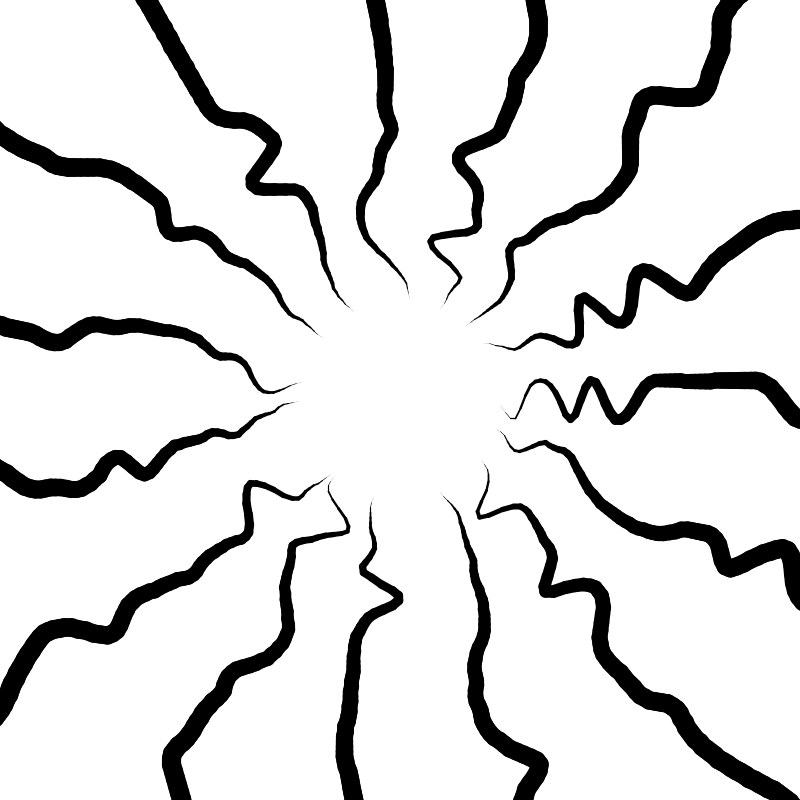
Frame 1 (no input)
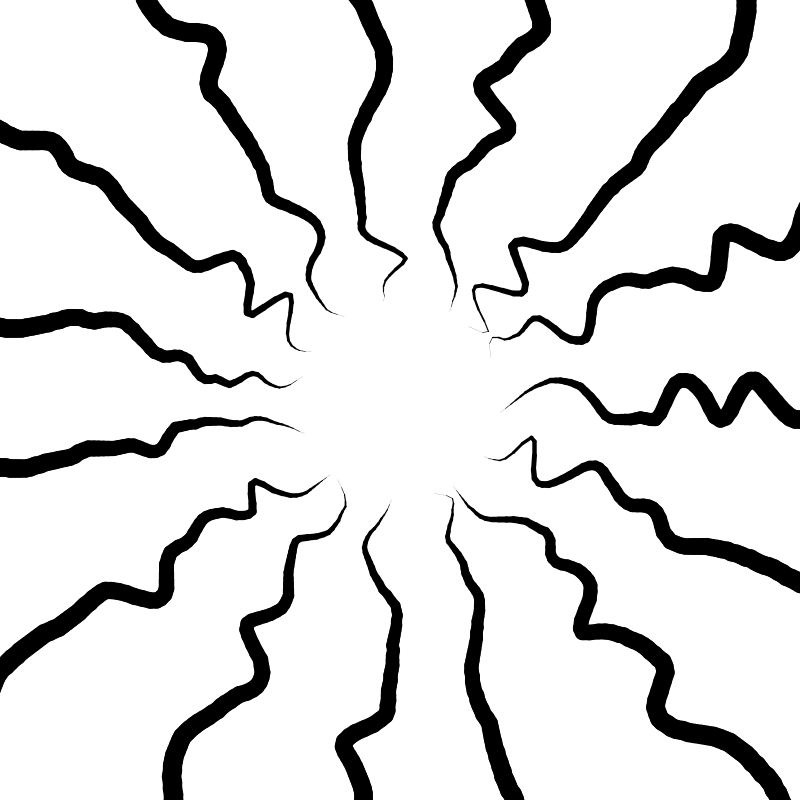
Frame 60 (the mouse pressed at the canvas centre just before this capture)
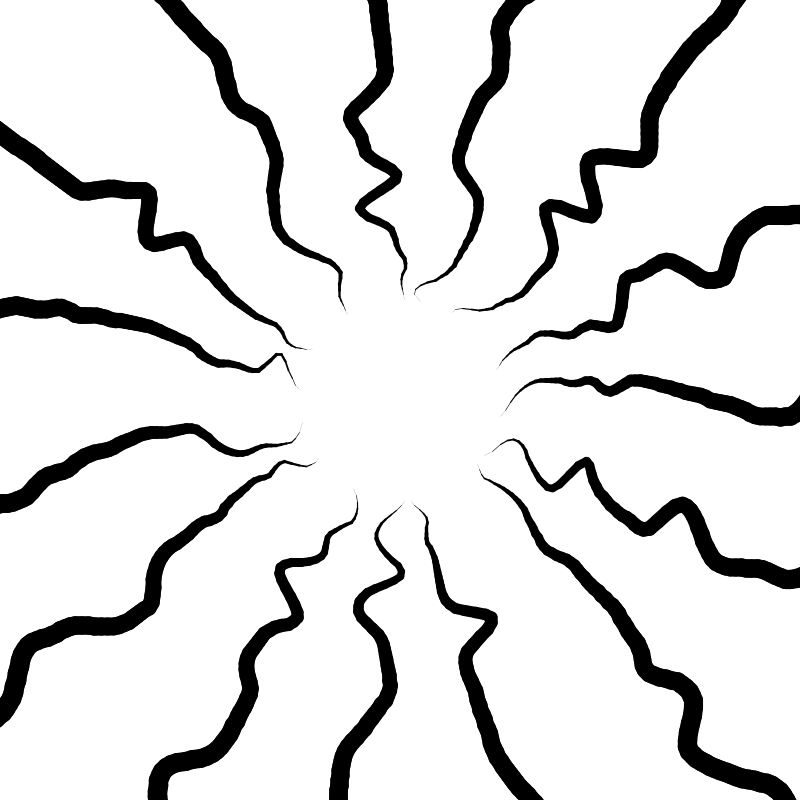
Frame 120 (the mouse held since frame 60 and released just before this capture)

The Processing sketch that drew these frames (run headless with seeded random() and noise(); from frame 60 on, the mouse is pressed at the canvas centre):

// Processing sketch: CircleNoise
// ── CircleNoise.pde

float details = 0.01;
int number = 15;
float frame = 0;
float radius_max = 100;
float radius_min = 600;
float width_an = 30;
float height_an = 0;

void setup () {
  size(800, 800);
  stroke(0);
}

void draw () {
  background(255);
  
  for (int ele = 0; ele < number; ele +=1) {
    float angle = radians(360*ele/number);
    
    float old_x = 400+ radius_min*cos(angle);
    float old_y = 400+ radius_min*sin(angle);
    float old_off = 0.;
     
    for (float v = 0; v <= 1; v+= details ) {
      strokeWeight(20-v*v*v*20);
      
      float offset = sin(radians(5*v*360+frame)*noise(v*2+ele+frame))*20;
      float xpos = 400+ (radius_min-v*(radius_min-radius_max))*cos(angle);
      float ypos = 400+ (radius_min-v*(radius_min-radius_max))*sin(angle);
      //circle(xpos + offset*cos(angle), ypos + offset*sin(angle), 20);
      
      line(xpos + offset*sin(angle), ypos - offset*cos(angle), old_x+ old_off*sin(angle), old_y- old_off*cos(angle));
      old_x = xpos;
      old_y = ypos;
      old_off = offset;
      
    }
    
  }
  frame +=0.01;
}
